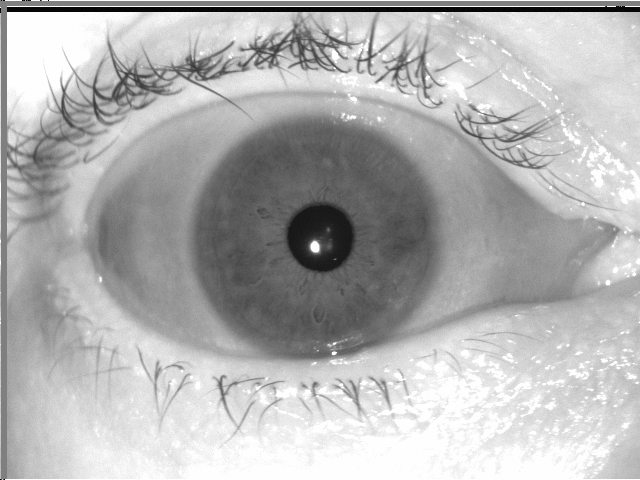
%> input picture EyeImages/02463d1928.tiff, 640 x 480 px
$ octave EyelashRemoval.m   (GNU Octave 9; MATLAB toolbox functions it lacks are replaced by stand-ins)
%> lines starting %> are read from the running program, lines starting %| are printed output that depends on the picture; in (x1, y1, x2, y2) boxes, pixels count from 0 and x2, y2 are one past the last pixel; in counts of white or black regions, pixels touching at a corner belong together; the program's own positions count from 1
% Eyelash removal using bottom hat filter (Sandipan Banerjee)

%load image
filename = 'EyeImages/02463d1928.tiff';
name1 = strsplit(filename,'/');
image = im2double(imread(filename));
%> image: size 480x640 double; min 0, max 0.996, mean 0.7
mediatedImage = medfilt2(image);

%get hairs using bottomhat filter
se = strel('disk',5);
hairs = imbothat(mediatedImage,se);
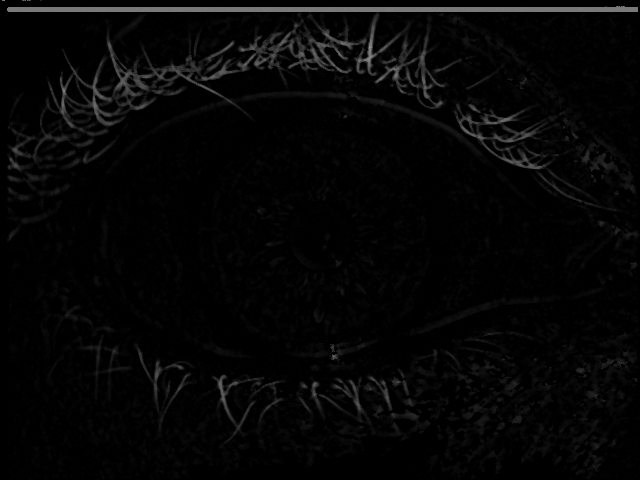
%> hairs: size 480x640 double; min 0, max 0.549, mean 0.023
hairs1 = hairs > 0.07;
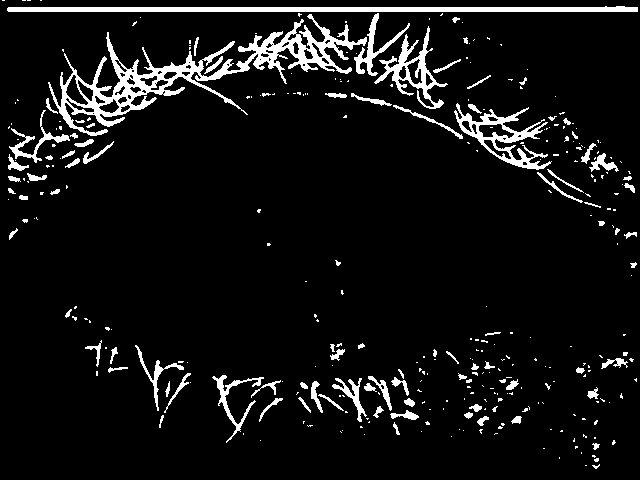
%> hairs1: size 480x640 logical; 7.3% white; 336 white regions (244 under 20 px), largest, box (x1, y1, x2, y2) and area: (48, 14, 367, 136) 6979, (7, 6, 638, 12) 3164, (454, 103, 552, 170) 1757

% remove noise
hairs2 = medfilt2(hairs1,[4 4]);
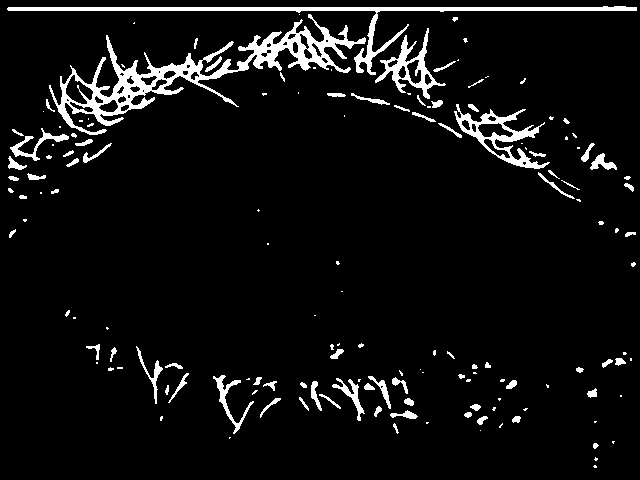
%> hairs2: size 480x640 logical; 6.1% white; 153 white regions (72 under 20 px), largest, box (x1, y1, x2, y2) and area: (49, 14, 366, 135) 6642, (7, 6, 637, 75) 3182, (454, 104, 550, 169) 1566

% label connected components
lab_mask = bwlabel(hairs2);
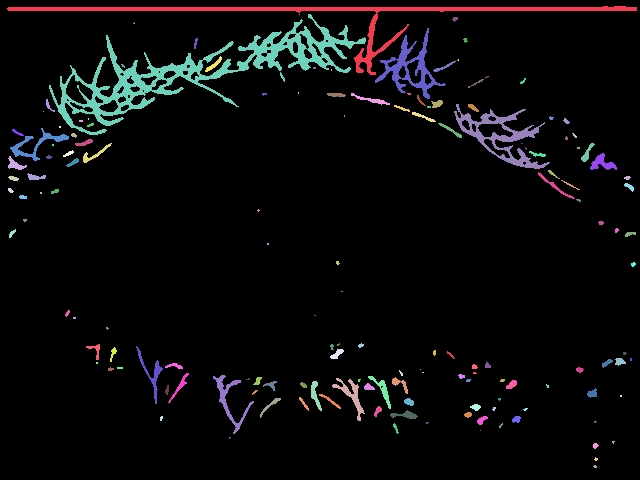
%> lab_mask: size 480x640 double; 154 distinct labels, from 0 to 153; one colour per label, 0 black
stats = regionprops(lab_mask, 'MajorAxisLength', 'MinorAxisLength');
%> stats = 153 regions; first 5, MajorAxisLength and MinorAxisLength: 657.5 67.79, 20.87 9.88, 11.23 4.45, 6.79 3.92, 10.95 3.88

%identifies long, thin objects
Aaxis = [stats.MajorAxisLength];
%> Aaxis = 153 values, max 657.5 at index 1, min 1.15 at index 12, mean 19.43
Iaxis = [stats.MinorAxisLength];
%> Iaxis = 153 values, max 67.79 at index 1, min 1.15 at index 12, mean 5.84
idx = find((Aaxis ./ Iaxis) > 1); % Selects regions that meet logic check
%> idx = 142 values from 1 to 153
out_mask = ismember(lab_mask, idx);
mask2 = imdilate(out_mask,ones(5,5));
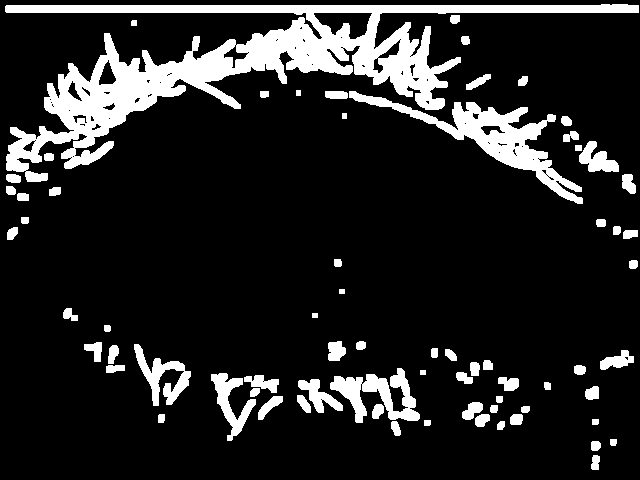
%> mask2: size 480x640 logical; 14.2% white; 71 white regions, largest, box (x1, y1, x2, y2) and area: (5, 4, 639, 182) 25471, (349, 91, 583, 204) 5320, (330, 368, 420, 423) 2132
I2 = roifill(image,mask2);
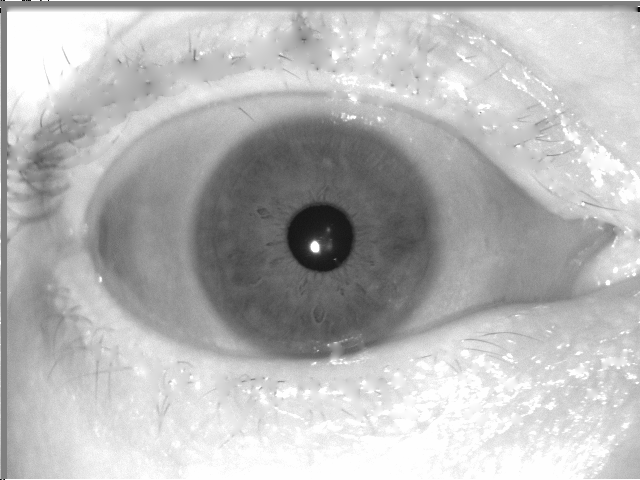
%> I2: size 480x640 double; min 0, max 0.996, mean 0.718

%save result
newF = 'EyelashRemoved';
if ~exist(newF,'dir')
    mkdir(newF);
end
strng = strcat(newF,'/',char(name1(2)));
imwrite(I2,strng);

$ run again, with EyeImages/04327d1305.tiff copied over EyeImages/02463d1928.tiff
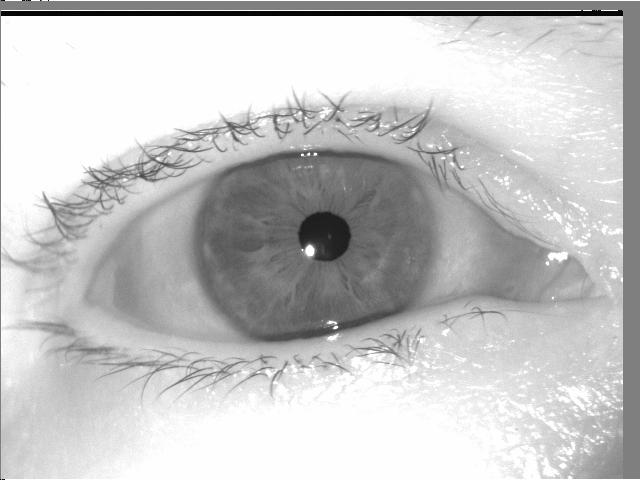
%> input picture EyeImages/04327d1305.tiff, 640 x 480 px
%> hairs1: size 480x640 logical; 5.7% white; 297 white regions (211 under 20 px), largest, box (x1, y1, x2, y2) and area: (82, 90, 383, 194) 3913, (1, 10, 623, 16) 3122, (34, 184, 127, 241) 1066
%> hairs2: size 480x640 logical; 4.5% white; 155 white regions (83 under 20 px), largest, box (x1, y1, x2, y2) and area: (1, 10, 622, 26) 2543, (116, 108, 263, 182) 1905, (41, 192, 125, 240) 895
%> `lab_mask = bwlabel(hairs2);`:
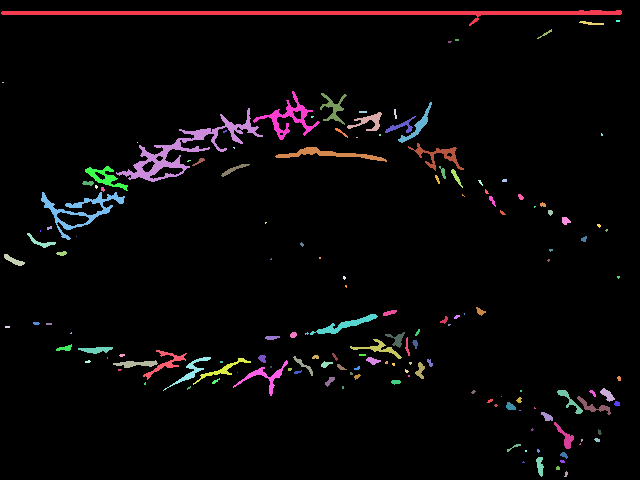
%> lab_mask: size 480x640 double; 156 distinct labels, from 0 to 155; one colour per label, 0 black
%> stats = 155 regions; first 5, MajorAxisLength and MinorAxisLength: 719.8 6.13, 2.31 1.15, 24.91 6.02, 5.77 2.31, 33.45 9.1
%> Aaxis = 155 values, max 719.8 at index 1, min 1.15 at index 14, mean 19.37
%> Iaxis = 155 values, max 40.96 at index 8, min 1.15 at index 2, mean 5.42
%> idx = 145 values from 1 to 155
%> mask2: size 480x640 logical; 11.2% white; 69 white regions, largest, box (x1, y1, x2, y2) and area: (39, 89, 384, 242) 10270, (0, 8, 624, 28) 5139, (111, 348, 253, 393) 2707
%> `I2 = roifill(image,mask2);`:
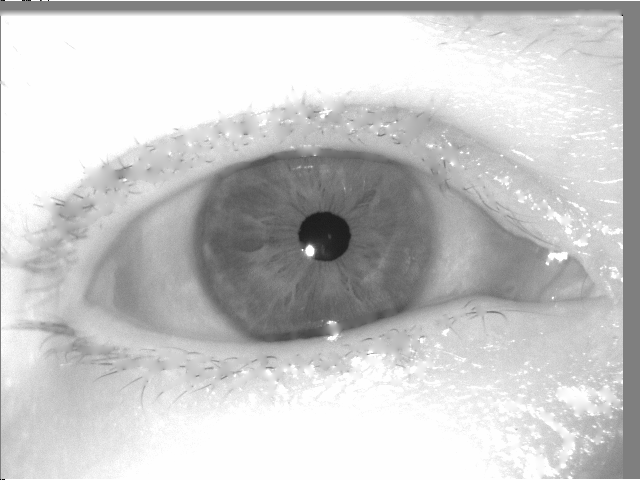
%> I2: size 480x640 double; min 0, max 0.996, mean 0.788
